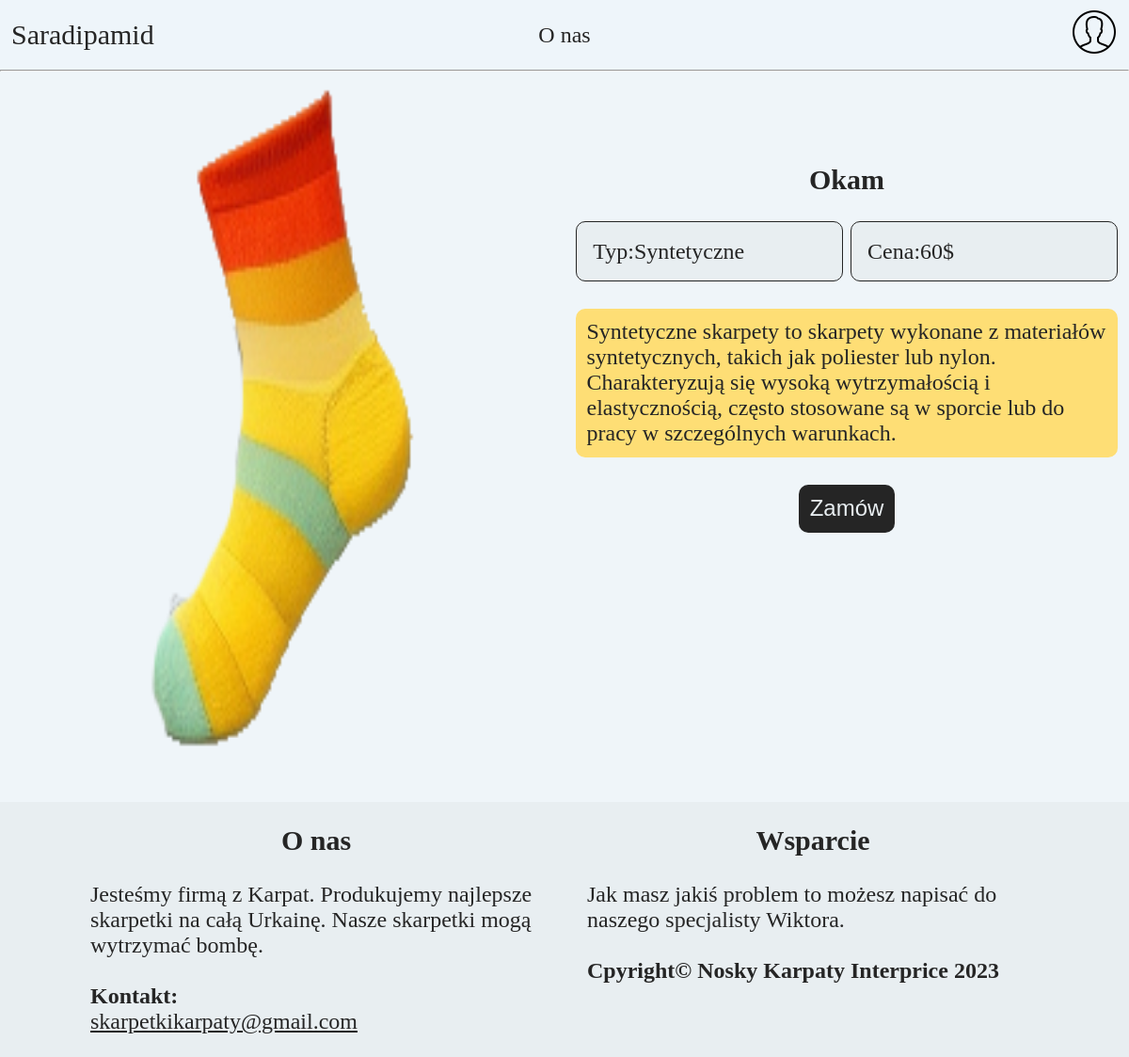
Page /insert.php?id=7 on the committed database.
### tables this page shows
CREATE TABLE `noski` (
  `id` int(11) NOT NULL AUTO_INCREMENT,
  `nazwa` text NOT NULL,
  `typ` int(11) NOT NULL,
  `cena` int(11) NOT NULL,
  `foto` varchar(255) NOT NULL,
  PRIMARY KEY (`id`),
  KEY `tym` (`typ`),
  CONSTRAINT `noski_ibfk_1` FOREIGN KEY (`typ`) REFERENCES `typy` (`id`)
);

CREATE TABLE `typy` (
  `id` int(11) NOT NULL AUTO_INCREMENT,
  `typ` enum('Wełniane','Bawełniane','Syntetyczne','Specjalistyczne') NOT NULL,
  `opis` varchar(20000) NOT NULL,
  PRIMARY KEY (`id`),
  UNIQUE KEY `inf2` (`opis`) USING HASH
);

### insert.php (the view, shortened to what this page needs)
<?php
		require_once"connect.php";
		$ide = $_GET['id'];
		$poc = "SELECT * FROM noski, typy WHERE noski.id=$ide and noski.typ = typy.typ;";
		$opo = mysqli_query($conn, $poc);
		$row = mysqli_fetch_assoc($opo);
?>
<!DOCTYPE html>
<html lang="pl-PL">
<head>
	<link rel="stylesheet" href="styl_inse.css">
</head>
<body>
	<header>
		<div class="menu menu1">
			<p><a style="font-size: 30px; text-decoration: none;" href="index.php">Saradipamid</a></p>
		</div>
		<div class="menu menu2">
			<a href="#stop">O nas</a>
		</div>
				<div class="menu menu3">
			<div class="log">
				<?php
				if (@$_SESSION['user']) {
					echo "
					<a href='profile.php' style='text-decoration: none;'>Witaj ".@$_SESSION['user']['imie']."</a>
					";
				}else {
					echo "
						<a href='login.php'>
							<img src='img/BBD/profile.png' alt=''>
						</a>
				";
				}
				?>
			</div>
		</div>
	</header>
	<hr>
	<?php
	echo "
	<article>
	 	<div class='type1'>
	 		<img src='".$row['foto']."' alt=''>
	 	</div>
	 	<div class='type2'>
	 		<div class='oczko'>
	 		<h1 style='text-align: center;'>".$row['nazwa']."</h1><br>
		 		<div class='typ'>Typ:".$row['typ']."</div>
		 		<div class='cena'>Cena:".$row['cena']."$</div>
		 		<div class='opis'>
		 			<p>
		 				".$row['opis']."
		 			</p>
		 		</div>
		 		<br>
		 		<br>
		 		<br>
		 		<br>
		 		<p><input onclick='on()' type='submit' value='Zamów' style='cursor: pointer;'></p>
			</div>
	 	</div>
	 </article>	";
	 ?>
	 <br>
	<footer id="stop">
		<div class="fot1">
			<h1>O nas</h1>
			<br>
			<p>Jesteśmy firmą z Karpat. Produkujemy najlepsze skarpetki na całą Urkainę. Nasze skarpetki mogą wytrzymać bombę.</p>
			<br>
			<h2>Kontakt:</h2><a href="#">skarpetkikarpaty@gmail.com</a>
		</div>
		<div class="fot2">
			<h1>Wsparcie</h1>
			<br>
			<p>Jak masz jakiś problem to możesz napisać do naszego specjalisty Wiktora.</p>
			<br>
			<h2>Cpyright&copy Nosky Karpaty Interprice 2023</h2>
		</div>
	</footer>
</body>
</html>

### styl_inse.css (style rules this page uses)
* { margin: 0; padding: 0; font-size: 24px; color: #252525; }
body { background-color: #EFF5F9; }
h1 { font-size: 30px; }
header { width: 100%; height: 50px; }
header>.menu { display: flex; float: left; padding: 1%; background-color: #EEF5FA; }
header>.menu1, .menu3 { width: 18%; height: 100%; background-color: #EEF5FA; }
header>.menu1>p { font-size: 30px; margin-top: auto; margin-bottom: auto; }
header>.menu2 { width: 58%; height: 100%; justify-content: space-around; }
header>.menu2>a { margin-top: auto; margin-bottom: auto; text-decoration: none; }
header>.menu3 { justify-content: right; align-items: center; }
header>.menu3>.log { float: right; }
article { width: 100%; }
article>div { float: left; width: 48%; padding: 1%; display: flex; min-height: 752px; }
article>div>img { width: 50%; margin-left: auto; margin-right: auto; }
article>div>.oczko { width: 100%; margin-top: 15%; }
article>div>.oczko>.typ, .cena { width: 43%; padding: 3%; float: left; background-color: #E8EEF1; border: .2px #252525 solid; border-radius: 10px; }
article>div>.oczko>.cena { float: right; }
article>div>.oczko>p { text-align: center; }
article>.type2>.oczko>.opis { float: left; margin-top: 5%; background-color: #FEDE75; padding: 2%; border-radius: 10px; }
article>div>.oczko>p>input { border: none; padding: 2%; border-radius: 10px; margin-top: 5%; color: #E8EEF1; background-color: #252525; }
footer { width: 100%; position: relative; right: 0; bottom: 0; left: 0; background-color: #E8EEF1; display: flex; justify-content: center; }
footer>div { width: 40%; padding: 2%; }
footer>div>h1 { text-align: center; }

### rows in the picture
noski: foto (picture), nazwa "Okam", typ.typ "Syntetyczne", cena "60", typ.opis "Syntetyczne skarpety to skarpety wykonane z materiałów syntetycznych, takich jak poliester lub nylon. Charakteryzują się wysoką wytrzymałością i elastycznością, często stosowane są w sporcie lub do pracy w szczególnych warunkach."
